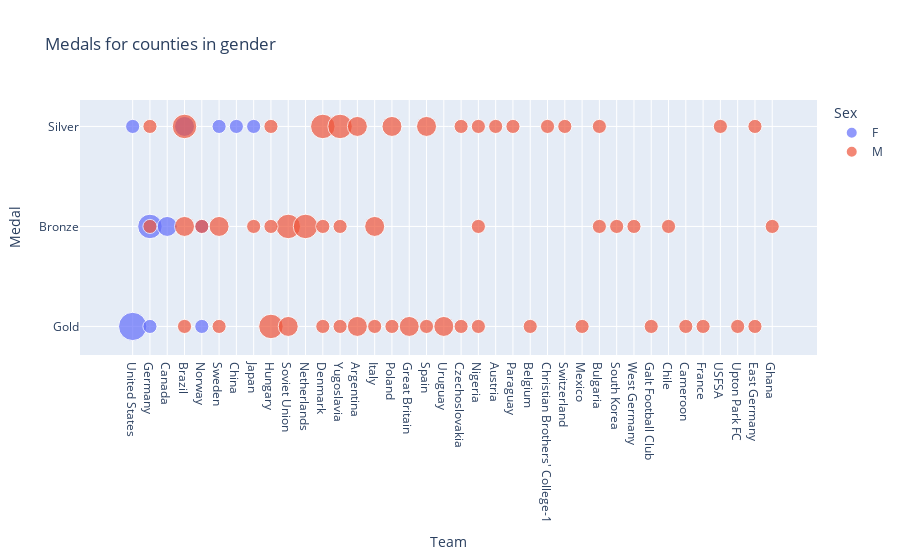

The notebook cell saved with this chart:
### Markdown cell above
- Football (Men & Weman)

### Code cell
from SportFig import SportFig
#Import the class from SportFig.py

football = SportFig(os_sport_medal, "Football")

football.sport_gender()

### Figure 1 — Plotly figure (JSON) as saved in the notebook; plotly's stock layout.template omitted (floating-point values rounded to 4 significant figures)
{"data": [{"hovertemplate": "Sex=F<br>Team=%{x}<br>Medal=%{y}<br>Number=%{marker.size}<extra></extra>", "legendgroup": "F", "marker": {"color": "#636efa", "size": [4, 3, 2, 2, 1, 1, 1, 1, 1, 1, 1], "sizemode": "area", "sizeref": 0.01, "symbol": "circle"}, "mode": "markers", "name": "F", "orientation": "v", "showlegend": true, "type": "scatter", "x": ["United States", "Germany", "Canada", "Brazil", "Norway", "Norway", "Sweden", "United States", "China", "Germany", "Japan"], "xaxis": "x", "y": ["Gold", "Bronze", "Bronze", "Silver", "Bronze", "Gold", "Silver", "Silver", "Silver", "Gold", "Silver"], "yaxis": "y"}, {"hovertemplate": "Sex=M<br>Team=%{x}<br>Medal=%{y}<br>Number=%{marker.size}<extra></extra>", "legendgroup": "M", "marker": {"color": "#EF553B", "size": [3, 3, 3, 3, 3, 3, 2, 2, 2, 2, 2, 2, 2, 2, 2, 2, 1, 1, 1, 1, 1, 1, 1, 1, 1, 1, 1, 1, 1, 1, 1, 1, 1, 1, 1, 1, 1, 1, 1, 1, 1, 1, 1, 1, 1, 1, 1, 1, 1, 1, 1, 1, 1, 1, 1], "sizemode": "area", "sizeref": 0.01, "symbol": "circle"}, "mode": "markers", "name": "M", "orientation": "v", "showlegend": true, "type": "scatter", "x": ["Hungary", "Brazil", "Soviet Union", "Netherlands", "Denmark", "Yugoslavia", "Argentina", "Soviet Union", "Italy", "Argentina", "Poland", "Brazil", "Great Britain", "Spain", "Sweden", "Uruguay", "Czechoslovakia", "Czechoslovakia", "Nigeria", "Nigeria", "Nigeria", "Austria", "Yugoslavia", "Norway", "Paraguay", "Poland", "Belgium", "Christian Brothers' College-1", "Switzerland", "Mexico", "Sweden", "Yugoslavia", "Bulgaria", "South Korea", "West Germany", "Galt Football Club", "Chile", "Cameroon", "Denmark", "Denmark", "Brazil", "Spain", "France", "USFSA", "Upton Park FC", "Japan", "East Germany", "East Germany", "Germany", "Germany", "Ghana", "Hungary", "Hungary", "Italy", "Bulgaria"], "xaxis": "x", "y": ["Gold", "Silver", "Bronze", "Bronze", "Silver", "Silver", "Gold", "Gold", "Bronze", "Silver", "Silver", "Bronze", "Gold", "Silver", "Bronze", "Gold", "Silver", "Gold", "Bronze", "Gold", "Silver", "Silver", "Gold", "Bronze", "Silver", "Gold", "Gold", "Silver", "Silver", "Gold", "Gold", "Bronze", "Bronze", "Bronze", "Bronze", "Gold", "Bronze", "Gold", "Bronze", "Gold", "Gold", "Gold", "Gold", "Silver", "Gold", "Bronze", "Gold", "Silver", "Bronze", "Silver", "Bronze", "Bronze", "Silver", "Gold", "Silver"], "yaxis": "y"}], "layout": {"legend": {"itemsizing": "constant", "title": {"text": "Sex"}, "tracegroupgap": 0}, "title": {"text": "Medals for counties in gender"}, "xaxis": {"anchor": "y", "domain": [0, 1], "title": {"text": "Team"}}, "yaxis": {"anchor": "x", "domain": [0, 1], "title": {"text": "Medal"}}}}
